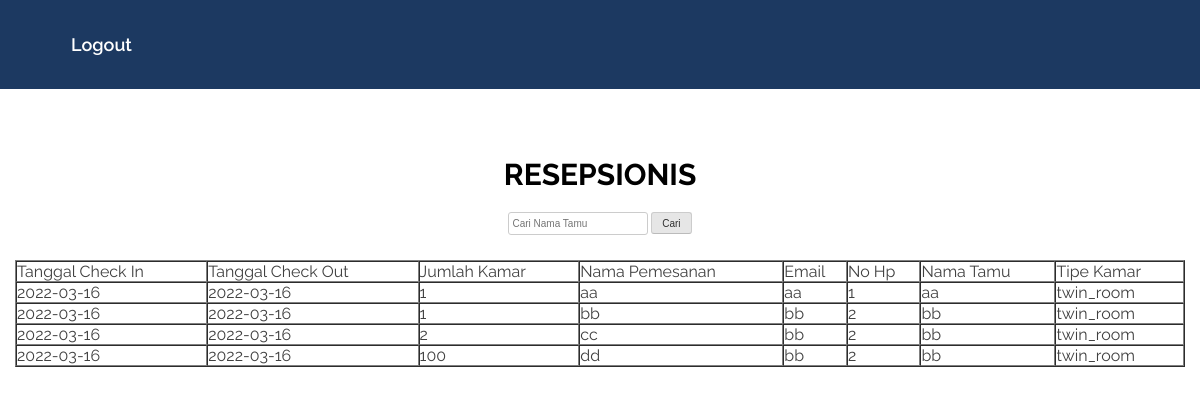
The app's page /resepsionis.php with its own data.
### tables this page shows
CREATE TABLE `tb_pemesanan` (
  `check_in` date NOT NULL,
  `check_out` date NOT NULL,
  `jumlah_kamar` int(11) NOT NULL,
  `nama_pemesanan` varchar(25) NOT NULL,
  `email` varchar(50) NOT NULL,
  `no_handphone` text NOT NULL,
  `nama_tamu` varchar(20) NOT NULL,
  `tipe_kamar` enum('twin_room','single_room','murphy_room','') NOT NULL
);

### resepsionis.php (the view, shortened to what this page needs)
<html>
<head>
	<link rel="stylesheet" type="text/css" href="css/all.css">
	<link rel="stylesheet" type="text/css" href="css/all.min.css">
	<link rel="stylesheet" type="text/css" href="css/lightbox.css">
	<link rel="stylesheet" type="text/css" href="css/flexslider.css">
	<link rel="stylesheet" type="text/css" href="css/owl.carousel.css">
	<link rel="stylesheet" type="text/css" href="css/owl.theme.default.css">
	<link rel="stylesheet" type="text/css" href="css/jquery.rateyo.css"/>
	<link rel="stylesheet" type="text/css" href="inner-page-style.css">
	<link rel="stylesheet" type="text/css" href="style.css">
</head>
<body>
	<div id="page" class="site" itemscope itemtype="http://schema.org/LocalBusiness">
		<header class="top-header">
		    <div class="container">
				<div class="nav-wrap">
					<nav class="nav-desktop">
						<ul class="menu-list">
						    <li><a href="logout.php">Logout</a></li>
						</ul>
					</nav>
				</div>
			</div>
	    </header>
	</div>
	<div class="page-heading">
	  <div class="container">
	    <h2>RESEPSIONIS</h2>
		<br>
    	<?php
    		require_once'koneksi.php'
    	?>
        <form method="post">
	        <input type="text" placeholder="Cari Nama Tamu" class="input- subject" name="nt">
            <input type="submit" name="submit" value="Cari">
        </form>
    	<br>
    	<section class="contact-page-section">
        <table id="datatable" class="table table-hover" border="1" cellpadding="0" cellspacing="0">
    		<thead>
    		    <tr>
    		        <td>Tanggal Check In</td>
    		        <td>Tanggal Check Out</td>
    		        <td>Jumlah Kamar</td>
    				<td>Nama Pemesanan</td>
    				<td>Email</td>
    				<td>No Hp</td>
    				<td>Nama Tamu</td>
    				<td>Tipe Kamar</td>
    			</tr>
    		</thead>
    		<tbody>
    		<?php
    		if(!ISSET($_POST['submit']))
    		{
    		$sql = "SELECT * FROM tb_pemesanan";
    		$query = mysqli_query($koneksi, $sql);
    		while ($data = mysqli_fetch_array($query))
    		{
    	  	  ?>
    			<tr>
    			    <td><?php echo $data['check_in'];?></td>
    			    <td><?php echo $data['check_out'];?></td>
    			    <td><?php echo $data['jumlah_kamar'];?></td>
    				<td><?php echo $data['nama_pemesanan'];?></td>
    				<td><?php echo $data['email'];?></td>
    				<td><?php echo $data['no_handphone'];?></td>
    				<td><?php echo $data['nama_tamu'];?></td>
    				<td><?php echo $data['tipe_kamar'];?></td>
    			</tr>
    		<?php }} ?>
    		</tbody>
    	</table>
    	</section>
    </div>
  </div>
</body>
</html>

### style.css (style rules this page uses)
html { font-size: 62.5%; line-height: 1.15; -webkit-text-size-adjust: 100%; }
body { margin: 0; }
a { background-color: transparent; text-decoration: none; }
button, input, optgroup, select, textarea { font-family: inherit; font-size: 100%; line-height: 1.15; margin: 0; }
button, input { overflow: visible; }
button, [type="button"], [type="reset"], [type="submit"] { -webkit-appearance: button; }
body, button, input, select, optgroup, textarea { color: #404040; font-family: sans-serif; line-height: 1.5; }
h1, h2, h3, h4, h5, h6 { clear: both; margin: 0; }
html { box-sizing: border-box; }
*, *:before, *:after { box-sizing: inherit; }
body { background: #fff; }
ul, ol { margin: 0 0; }
ul { list-style: disc; }
table { margin: 0 0 1.5em; width: 100%; }
button, input[type="button"], input[type="reset"], input[type="submit"] { border: 1px solid; border-color: #ccc #ccc #bbb; border-radius: 3px; background: #e6e6e6; color: rgba(0, 0, 0, 0.8); line-height: 1; padding: .6em 1em .4em; }
input[type="text"], input[type="email"], input[type="url"], input[type="password"], input[type="search"], input[type="number"], input[type="tel"], input[type="range"], input[type="date"], input[type="month"], input[type="week"], input[type="time"], input[type="datetime"], input[type="datetime-local"], input[type="color"], textarea { color: #666; border: 1px solid #ccc; border-radius: 3px; padding: 3px; }
a { color: royalblue; }
* { outline: none; }
.container { max-width: 1170px; margin-right: auto; margin-left: auto; }
.top-header .container { display: flex; flex: 1; flex-flow: row wrap; justify-content: space-between; padding-top: 1.5rem; padding-bottom: 1.5rem; }
.top-header-right ul, li { margin: 0; padding: 0; }
.nav-desktop { display: inline-block; }
.nav-desktop li, .nav-desktop li a { font-size: 1.8rem; font-family: 'Raleway', sans-serif; font-weight: 600; color: #3a3a3a; }
.nav-desktop li { padding: 1.6rem; }
.menu-list { display: flex; }
ul > li { position: relative; }
.page-heading .container { text-align: center; padding-top: 6.25em; padding-bottom: 4.375em; }
.page-heading .container h2 { font-weight: bold; text-transform: uppercase; }
.featured-points ul, li { margin: 0; padding: 0; list-style: none; }

### records on screen
tb_pemesanan: check_in "2022-03-16", check_out "2022-03-16", jumlah_kamar "1", nama_pemesanan "aa", email "aa", no_handphone "1", nama_tamu "aa", tipe_kamar "twin_room"
tb_pemesanan: check_in "2022-03-16", check_out "2022-03-16", jumlah_kamar "1", nama_pemesanan "bb", email "bb", no_handphone "2", nama_tamu "bb", tipe_kamar "twin_room"
tb_pemesanan: check_in "2022-03-16", check_out "2022-03-16", jumlah_kamar "2", nama_pemesanan "cc", email "bb", no_handphone "2", nama_tamu "bb", tipe_kamar "twin_room"
tb_pemesanan: check_in "2022-03-16", check_out "2022-03-16", jumlah_kamar "100", nama_pemesanan "dd", email "bb", no_handphone "2", nama_tamu "bb", tipe_kamar "twin_room"
